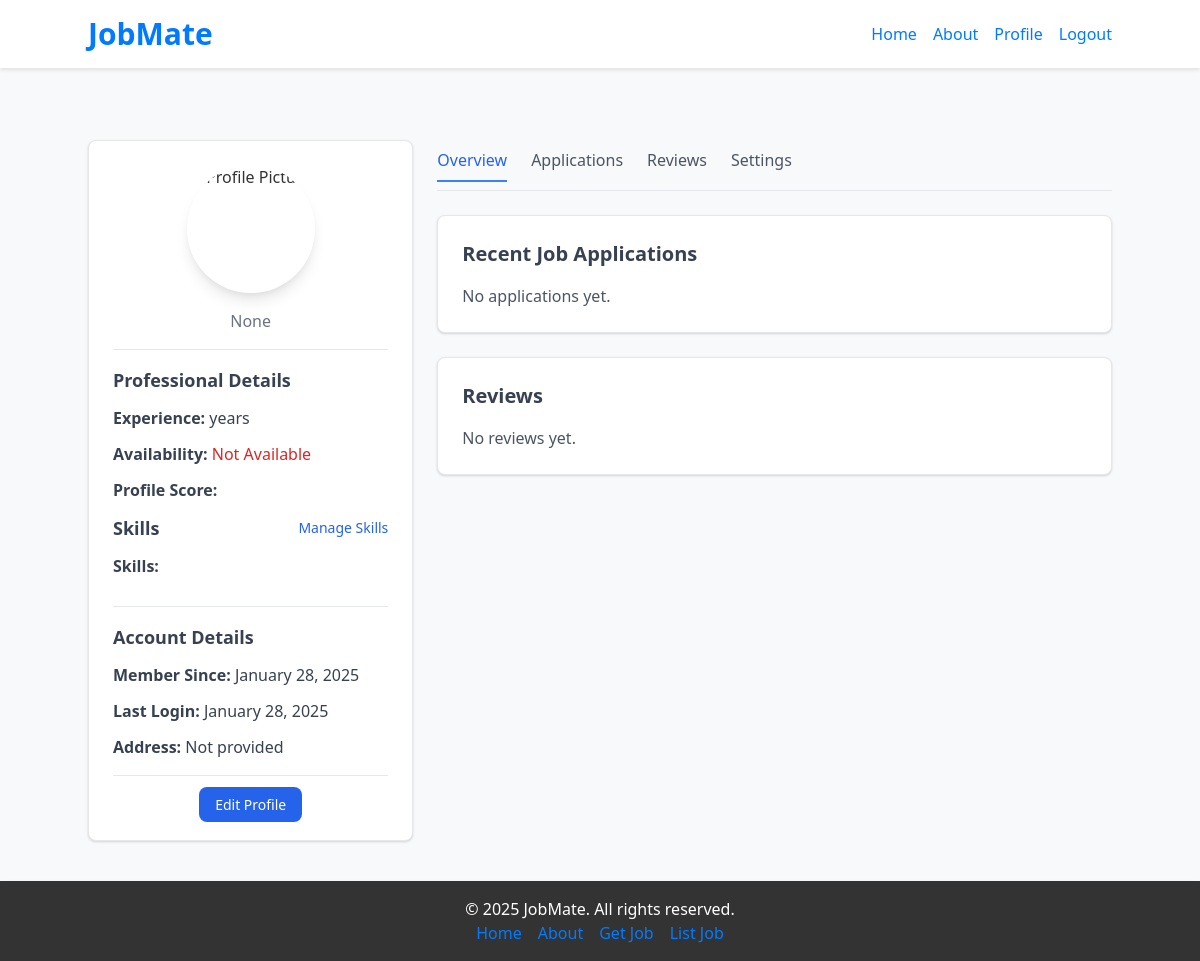
/worker/profile/ (signed in), run on an earlier commit of the app's database.
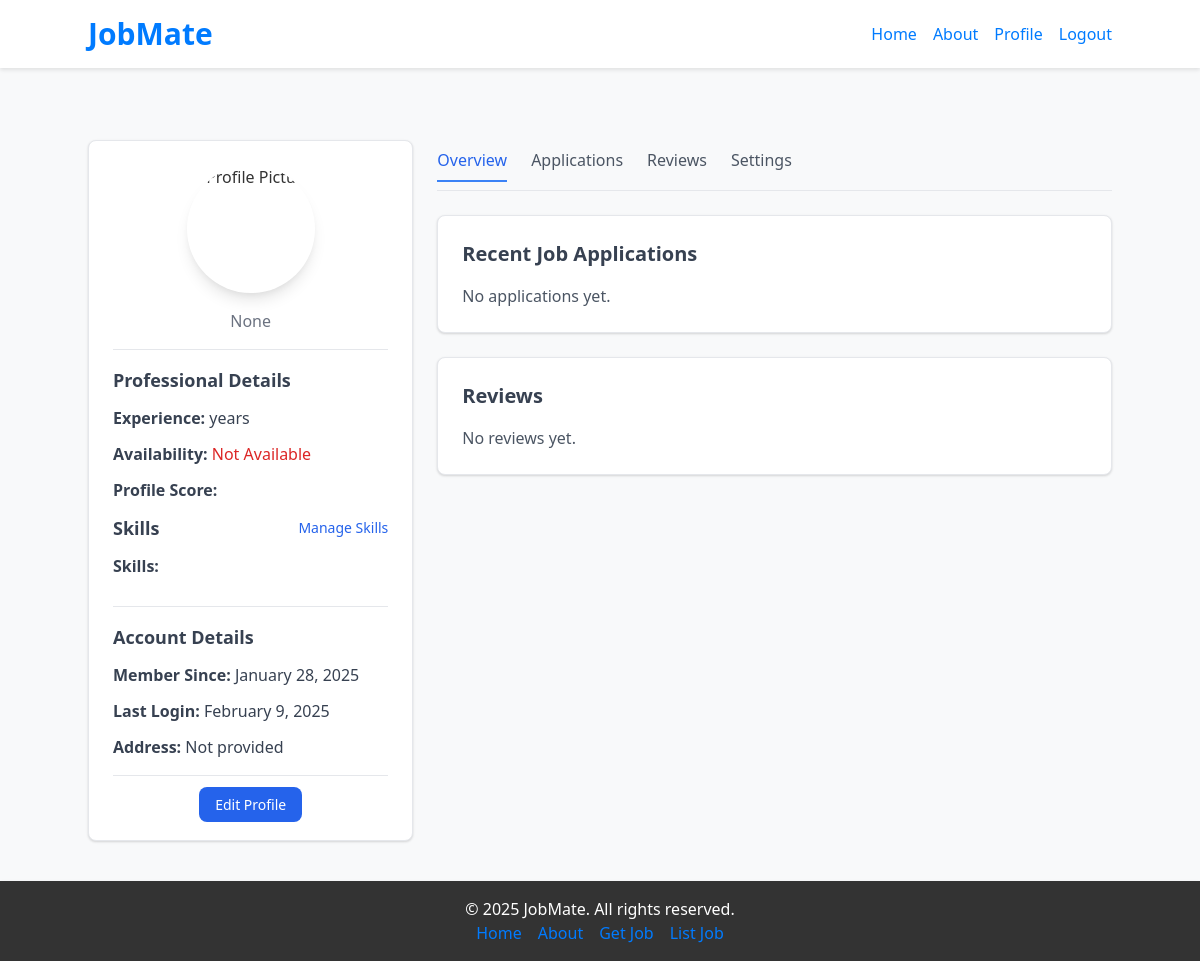
And on a later commit of the database.
### accounts/models.py (models this page shows)
class CustomUser(AbstractUser):
    ROLE_CHOICES = (
        ('worker', 'Worker'),
        ('contractor', 'Contractor'),
    )
    role = models.CharField(max_length=20, choices=ROLE_CHOICES, default='worker')
    phone = models.IntegerField(blank=True, null=True)
    address = models.TextField(blank=True, null=True)
    created_at = models.DateTimeField(auto_now_add=True)
    date_of_birth = models.DateField(blank=True, null=True)

### worker/views.py (the view)
# urls.py: path('profile/', views.profile_worker, name='worker-profile'),
@login_required(login_url='/login/')
def profile_worker(request):
    return render(request, 'worker_profile.html')

### worker/templates/worker_profile.html (shortened to what the changed rows need)
{% extends "base.html" %}
{% load static %}
{% block content %}
<div class="max-w-6xl mx-auto mt-8">
    <div class="grid grid-cols-1 md:grid-cols-3 gap-6">
        <div class="bg-white shadow rounded-lg p-6 border">
            <div class="text-center">
                <img src="{% static 'images/team1.jpg' %}" alt="Profile Picture" class="w-32 h-32 rounded-full mx-auto shadow-lg">
                <p class="text-gray-500">{{ user.phone }}</p>
            </div>
            <div class="space-y-3">
                <h3 class="text-lg font-semibold text-gray-700">Account Details</h3>
                <p class="text-gray-700"><strong>Member Since:</strong> {{ user.date_joined|date:"F j, Y" }}</p>
                <p class="text-gray-700"><strong>Last Login:</strong> {{ user.last_login|date:"F j, Y" }}</p>
                <p class="text-gray-700"><strong>Address:</strong> {{ user.address|default:"Not provided" }}</p>
            </div>
        </div>
    </div>
</div>
{% endblock %}

What changed in the data, as far as the page shows it:
changed CustomUser "None": last_login "January 28, 2025" → "February 9, 2025"
